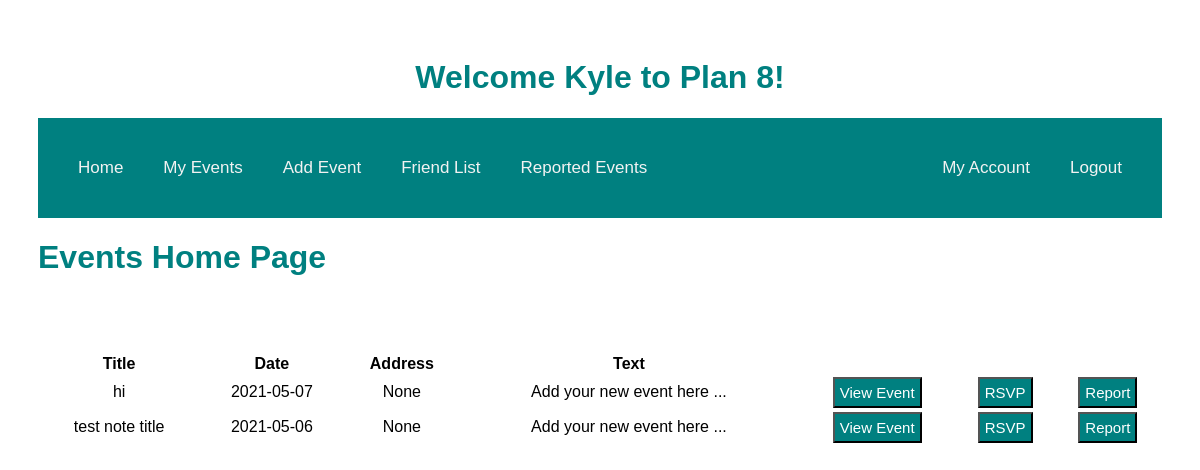
The page /home (signed in) on the database as committed earlier.
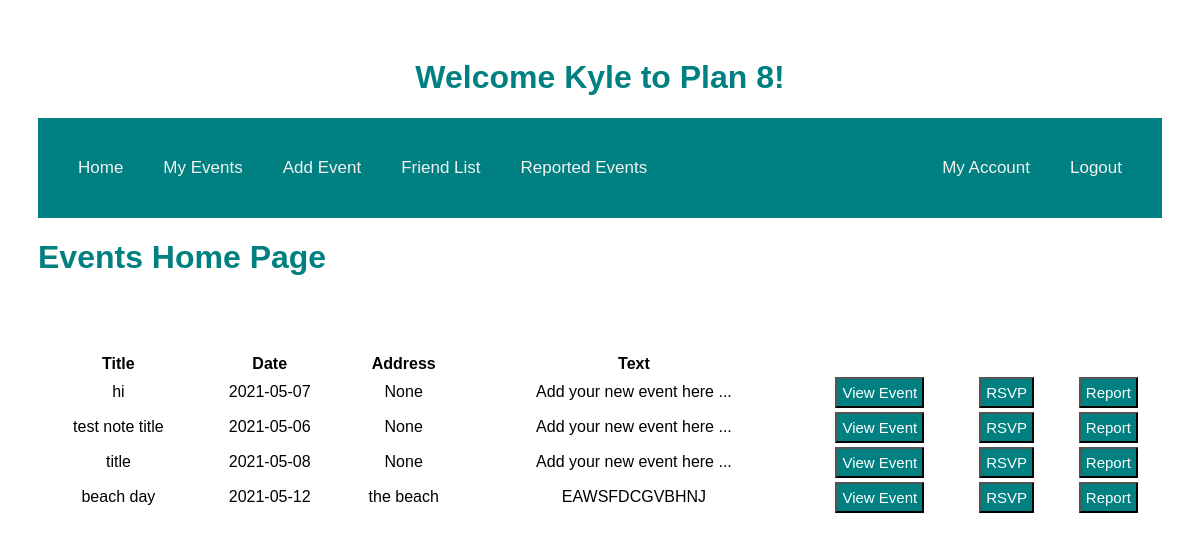
The same page on the database as committed later.
### models.py (models this page shows, shortened)
class Event(db.Model):
    id = db.Column("id", db.Integer, primary_key=True)
    title = db.Column("title", db.String(200))
    text = db.Column("text", db.String(100))
    date = db.Column("date", db.String(50))
    address = db.Column("address", db.String(50))
    user_id = db.Column(db.Integer, db.ForeignKey("user.id"), nullable=False)
    comments = db.relationship("Comment", backref="event", cascade="all, delete-orphan", lazy=True)

### main.py (the view, shortened to what this page needs)
@app.route('/')
@app.route('/home')
def home():
    if session.get('user'):
        events = db.session.query(Event).all()
        my_events = db.session.query(Event).filter_by(user_id=session['user_id']).all()
        event_rsvps = db.session.query(RSVP).filter_by(user_id=session['user_id']).all()
        return render_template('home.html', index=events, notes=my_events, user=session['user'], rsvps=event_rsvps)
    else:
           return redirect(url_for('login'))

### templates/home.html (shortened to what this page needs)
<!DOCTYPE html>
<html lang="en">
    <head>
        <link rel="stylesheet" href="{{ url_for('static', filename='main.css') }}">
    </head>
   <body>
    <h1 class="middle">Welcome {{user}} to Plan 8!</h1>
        <div class="topnav">
        <nav>
            {% if user %}
                <a href="{{ url_for('home')}}" class="left"> Home   </a>
            <a href="{{url_for('get_events')}}" class="left">   My Events   </a>
            <a href="{{url_for('new_event')}}" class="left">   Add Event  </a>
            <a href="{{url_for('get_friends')}}" class="left"> Friend List </a>
            <a href="{{url_for('get_reports')}}" class="left"> Reported Events </a>
                <a href="{{ url_for('logout')}}" class="right">Logout</a>
                <a href="{{url_for('get_account')}}" class="right"> My Account</a>
            {% else %}
                    <a href="{{ url_for('login')}}" class="right">SIGN-IN</a>
                    <a href="{{ url_for('register')}}" class="right">REGISTER</a>
            {% endif %}
        </nav>
        </div>
        <div class="body">
            <h1>Events Home Page</h1>
            <br><br><br>
            <table class="tablehome">
                <tr>
                    <th>Title</th>
                <th>Date</th>
                <th>Address</th>
                <th>Text</th>
                </tr>
                {% for event in index %}
                <tr>
                    <td>{{ event.title }}</td>
                    <td>{{ event.date }}</td>
                    <td>{{ event.address }}</td>
                    <td>{{ event.text }}</td>
                    <td>
                    <form action = "{{ url_for('get_event', event_id= event.id) }}">
                        <input type="submit" value="View Event">
                    </form>
                </td>
                <td>
                    <form action = "{{ url_for('new_rsvp', event_id= event.id) }}" method="post">
                        <input type="submit" value="RSVP">
                    </form>
                </td>
                <td>
                    <form method="POST" action = "{{ url_for('new_report', event_id= event.id) }}" class="Reportbutton">
                        <input type="submit" value="Report">
                    </form>
                </td>
                </tr>
                {% endfor %}
            </table>
        </div>
    </body>
</html>

### static/main.css (style rules this page uses)
body { padding: 30px 30px; font-family: Arial, Helvetica, sans-serif; }
h1 { color: teal; }
.right { float: right; }
.left { float: left; }
.topnav { overflow: hidden; background-color: teal; padding: 20px; }
.topnav a { color: #f2f2f2; padding: 20px 20px; text-decoration: none; font-size: 17px; }
.middle { text-align: center; }
input[type='submit'] { background-color: teal; color: white; font-size: 15px; padding:5px; font-family: Palatino Linotype, sans-serif; }
.tablehome { text-align: center; width: 100%; }
.Reportbutton { text-align: center; }

Rows that differ between the two databases and show on the page:
added Event: title "title", date "2021-05-08", address "None", text "Add your new event here ..."
added Event: title "beach day", date "2021-05-12", address "the beach", text "EAWSFDCGVBHNJ"
